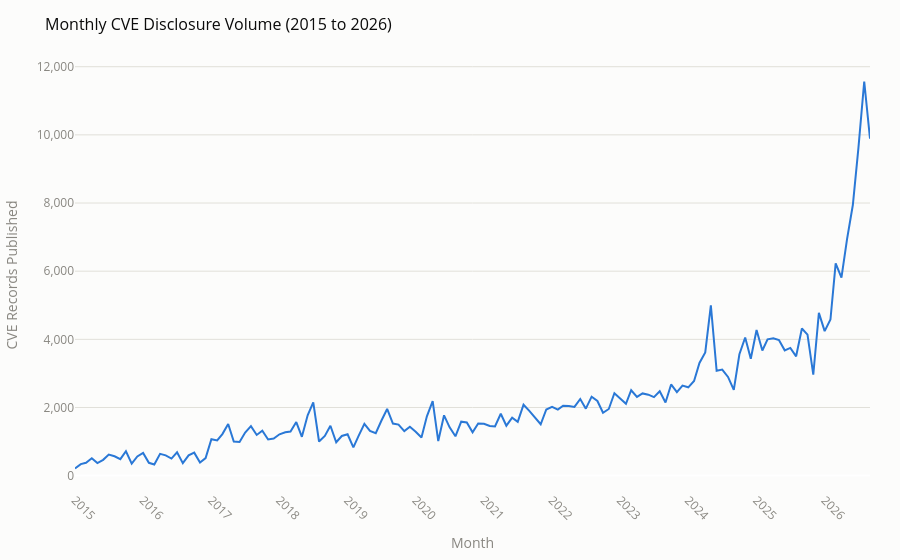

Notebook code cell kept with this figure:
### Markdown cell above
**Reading this chart:** Annual CVE disclosures have grown roughly twelve-fold since
2015, and the growth is accelerating rather than leveling off. Even with several months of
2026 still remaining, that partial year has already surpassed the full-year total for
2025. This is the clearest evidence in the whole notebook for the problem statement: the
volume a security team has to triage is not just large, it is growing faster every year,
which is exactly what makes manual, un-prioritized patching unsustainable.

### Code cell
# Interactive Plotly line chart: same story at monthly resolution, which shows
# the recent acceleration in far more detail than the yearly view above can.
monthly = df.groupby("published_year_month").size().reset_index(name="count")
monthly = monthly.sort_values("published_year_month")

fig = px.line(
    monthly, x="published_year_month", y="count",
    title="Monthly CVE Disclosure Volume (2015 to 2026)",
    labels={"published_year_month": "Month", "count": "CVE Records Published"},
)
fig.update_traces(line_color=CAT[0], line_width=2,
                   hovertemplate="%{x}<br>%{y:,} CVEs<extra></extra>")
fig.update_layout(
    **PLOTLY_LAYOUT,
    xaxis=dict(showgrid=False, nticks=12, tickangle=45, color=INK_MUTED),
    yaxis=dict(gridcolor=GRIDLINE, color=INK_MUTED, tickformat=","),
)
fig.show()

# Plotly's interactive output only renders in a live Jupyter session. A knitted
# PDF/Word export cannot execute JavaScript, so it saves and displays a static
# copy too, which is the version that will actually show up in the printed
# code PDF submitted for this micro-project.
os.makedirs("figures", exist_ok=True)
pio.write_image(fig, "figures/monthly_cve_volume.png", width=1100, height=550, scale=2)
print("Saved figures/monthly_cve_volume.png (static version for the knitted PDF)")

from IPython.display import Image, display
display(Image("figures/monthly_cve_volume.png"))

### Figure 1 — Plotly figure (JSON) as saved in the notebook; plotly's stock layout.template omitted (floating-point values rounded to 4 significant figures; data arrays with more than 128 entries replaced by an {"elided": "..."} marker saying what was removed)
{"data": [{"hovertemplate": "%{x}<br>%{y:,} CVEs<extra></extra>", "legendgroup": "", "line": {"color": "#2a78d6", "dash": "solid", "width": 2}, "marker": {"symbol": "circle"}, "mode": "lines", "name": "", "orientation": "v", "showlegend": false, "type": "scatter", "x": {"elided": "141 str values"}, "xaxis": "x", "y": {"elided": "141 int values"}, "yaxis": "y"}], "layout": {"font": {"color": "#52514e", "size": 12}, "legend": {"tracegroupgap": 0}, "margin": {"b": 60, "l": 60, "r": 30, "t": 60}, "paper_bgcolor": "#fcfcfb", "plot_bgcolor": "#fcfcfb", "title": {"font": {"color": "#0b0b0b", "size": 16}, "text": "Monthly CVE Disclosure Volume (2015 to 2026)"}, "xaxis": {"anchor": "y", "color": "#898781", "domain": [0.0, 1.0], "nticks": 12, "showgrid": false, "tickangle": 45, "title": {"text": "Month"}}, "yaxis": {"anchor": "x", "color": "#898781", "domain": [0.0, 1.0], "gridcolor": "#e1e0d9", "tickformat": ",", "title": {"text": "CVE Records Published"}}}}
